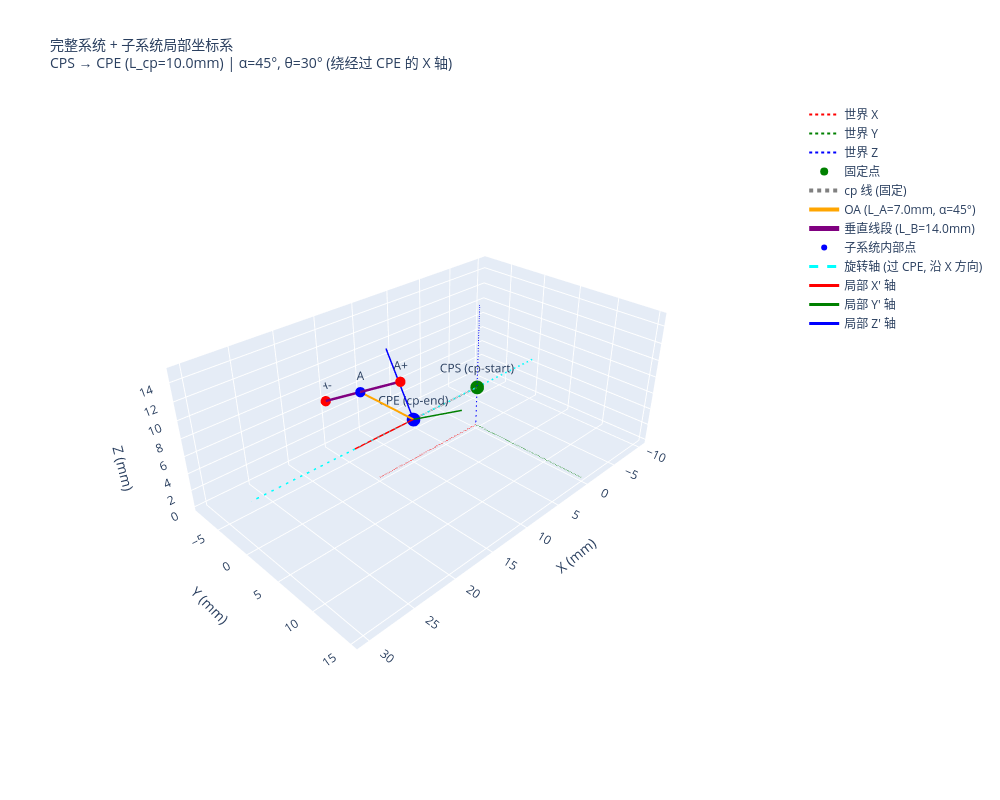

The notebook cell this image was saved under:
### Code cell
import numpy as np
import plotly.graph_objects as go

# ============================================================
# 系统参数（所有长度单位：mm）
# ============================================================

# 世界坐标系中的固定点
z0 = 5.0          # CPS 和 CPE 的 Z 坐标（相同高度）
L_cp = 10.0       # cp 线长度：CPS -> CPE 沿 +X 方向

CPS = np.array([0.0, 0.0, z0])   # cp-start (在 Z 轴上)
CPE = np.array([L_cp, 0.0, z0])  # cp-end (固定点，也是旋转轴上的点)

# rotate-sub-system 内部参数
L_A = 7.0         # OA 长度（CPE → A）
L_B = 14.0        # 经过 A 的垂直线段长度（对称于 ZX 平面）

# 角度参数
alpha_deg = 45    # OA 与局部 +Z 轴的夹角（在 ZX 平面内）
theta_deg = 30    # 子系统绕 X 轴（经过 CPE）的旋转角

alpha = np.deg2rad(alpha_deg)
theta = np.deg2rad(theta_deg)

# ============================================================
# 辅助函数
# ============================================================

def rot_x_matrix(angle_rad):
    """绕 X 轴旋转的 3x3 矩阵（右手定则）"""
    c = np.cos(angle_rad)
    s = np.sin(angle_rad)
    return np.array([
        [1, 0, 0],
        [0, c, -s],
        [0, s, c]
    ])

def rotate_around_X_through_point(points, point_on_axis, angle_rad):
    """
    绕经过 point_on_axis、方向为 X 轴的直线旋转
    points: (N, 3) 点集
    point_on_axis: 轴上一点（例如 CPE）
    """
    R = rot_x_matrix(angle_rad)
    points_rot = np.zeros_like(points)
    for i, p in enumerate(points):
        p_rel = p - point_on_axis
        p_rot_rel = R @ p_rel
        points_rot[i] = point_on_axis + p_rot_rel
    return points_rot

def get_local_axes(origin, theta_rad):
    """
    获取局部坐标系的三个轴方向（世界坐标中的向量）
    初始局部坐标系与世界对齐，然后绕经过 origin 的 X 轴旋转 theta
    返回: (X_axis, Y_axis, Z_axis) 每个都是 (3,) 向量（已归一化）
    """
    # 初始轴（与世界对齐）
    X_init = np.array([1, 0, 0])
    Y_init = np.array([0, 1, 0])
    Z_init = np.array([0, 0, 1])
    
    # 绕 X 轴旋转 theta
    R = rot_x_matrix(theta_rad)
    
    X_axis = R @ X_init
    Y_axis = R @ Y_init
    Z_axis = R @ Z_init
    
    return X_axis, Y_axis, Z_axis

# ============================================================
# 1. 构建局部坐标系中的点（初始状态，与世界对齐）
# ============================================================

# 点 A（在局部 ZX 平面内，Y=0）
xA = L_A * np.sin(alpha)
zA = L_A * np.cos(alpha)
A_local = np.array([xA, 0.0, zA])

# 垂直线段端点（经过 A，平行于 Y 轴，对称于 ZX 平面）
half_LB = L_B / 2.0
A_plus_local  = np.array([xA,  half_LB, zA])
A_minus_local = np.array([xA, -half_LB, zA])

# 所有局部点（相对于 CPE）
local_points = np.array([A_local, A_plus_local, A_minus_local])

# ============================================================
# 2. 平移到世界坐标（加上 CPE 的平移）
# ============================================================

points_world_init = local_points + CPE   # 初始世界坐标（未旋转）

# ============================================================
# 3. 应用旋转（绕经过 CPE 的 X 轴）
# ============================================================

points_rot = rotate_around_X_through_point(points_world_init, CPE, theta)

A_rot     = points_rot[0]
A_plus_rot  = points_rot[1]
A_minus_rot = points_rot[2]

# CPE 自身不变（因为它在轴上）
CPE_rot = CPE.copy()

# ============================================================
# 4. 获取局部坐标系的轴（世界坐标中的方向）
# ============================================================

X_local, Y_local, Z_local = get_local_axes(CPE, theta)

# 用于显示坐标轴的线段长度
axis_len = 8.0

# 局部 X' 轴（红色）：从 CPE 指向 X_local 方向
X_axis_line = go.Scatter3d(
    x=[CPE[0], CPE[0] + X_local[0] * axis_len],
    y=[CPE[1], CPE[1] + X_local[1] * axis_len],
    z=[CPE[2], CPE[2] + X_local[2] * axis_len],
    mode='lines',
    line=dict(color='red', width=3),
    name='局部 X\' 轴'
)

# 局部 Y' 轴（绿色）
Y_axis_line = go.Scatter3d(
    x=[CPE[0], CPE[0] + Y_local[0] * axis_len],
    y=[CPE[1], CPE[1] + Y_local[1] * axis_len],
    z=[CPE[2], CPE[2] + Y_local[2] * axis_len],
    mode='lines',
    line=dict(color='green', width=3),
    name='局部 Y\' 轴'
)

# 局部 Z' 轴（蓝色）
Z_axis_line = go.Scatter3d(
    x=[CPE[0], CPE[0] + Z_local[0] * axis_len],
    y=[CPE[1], CPE[1] + Z_local[1] * axis_len],
    z=[CPE[2], CPE[2] + Z_local[2] * axis_len],
    mode='lines',
    line=dict(color='blue', width=3),
    name='局部 Z\' 轴'
)

# ============================================================
# 5. 构建 Plotly 图形
# ============================================================

# ---- 世界坐标轴 ----
world_axis_lines = []
world_axis_colors = ['red', 'green', 'blue']
world_axis_labels = ['世界 X', '世界 Y', '世界 Z']
world_axis_ends = np.array([
    [15, 0, 0],
    [0, 15, 0],
    [0, 0, 15]
])
for i, end in enumerate(world_axis_ends):
    world_axis_lines.append(go.Scatter3d(
        x=[0, end[0]], y=[0, end[1]], z=[0, end[2]],
        mode='lines',
        line=dict(color=world_axis_colors[i], width=2, dash='dot'),
        name=f'{world_axis_labels[i]}'
    ))

# ---- CPS 和 CPE（固定） ----
fixed_points = go.Scatter3d(
    x=[CPS[0], CPE[0]],
    y=[CPS[1], CPE[1]],
    z=[CPS[2], CPE[2]],
    mode='markers+text',
    marker=dict(size=8, color=['green', 'blue']),
    text=['CPS (cp-start)', 'CPE (cp-end)'],
    textposition='top center',
    name='固定点'
)

# ---- cp 线（CPS → CPE） ----
cp_line = go.Scatter3d(
    x=[CPS[0], CPE[0]],
    y=[CPS[1], CPE[1]],
    z=[CPS[2], CPE[2]],
    mode='lines',
    line=dict(color='gray', width=4, dash='dot'),
    name='cp 线 (固定)'
)

# ---- OA 线段（CPE → A） ----
oa_line = go.Scatter3d(
    x=[CPE[0], A_rot[0]],
    y=[CPE[1], A_rot[1]],
    z=[CPE[2], A_rot[2]],
    mode='lines',
    line=dict(color='orange', width=4),
    name=f'OA (L_A={L_A}mm, α={alpha_deg}°)'
)

# ---- 经过 A 的垂直线段 ----
vert_line = go.Scatter3d(
    x=[A_plus_rot[0], A_minus_rot[0]],
    y=[A_plus_rot[1], A_minus_rot[1]],
    z=[A_plus_rot[2], A_minus_rot[2]],
    mode='lines',
    line=dict(color='purple', width=5),
    name=f'垂直线段 (L_B={L_B}mm)'
)

# ---- 关键点标记（A, A+, A-） ----
points_markers = go.Scatter3d(
    x=[A_rot[0], A_plus_rot[0], A_minus_rot[0]],
    y=[A_rot[1], A_plus_rot[1], A_minus_rot[1]],
    z=[A_rot[2], A_plus_rot[2], A_minus_rot[2]],
    mode='markers+text',
    marker=dict(size=6, color=['blue', 'red', 'red']),
    text=['A', 'A+', 'A-'],
    textposition='top center',
    name='子系统内部点'
)

# ---- 旋转轴可视化（经过 CPE 且沿 X 方向） ----
axis_length = 20
axis_start = CPE + np.array([-axis_length, 0, 0])
axis_end   = CPE + np.array([ axis_length, 0, 0])
rot_axis_line = go.Scatter3d(
    x=[axis_start[0], axis_end[0]],
    y=[axis_start[1], axis_end[1]],
    z=[axis_start[2], axis_end[2]],
    mode='lines',
    line=dict(color='cyan', width=3, dash='dash'),
    name='旋转轴 (过 CPE, 沿 X 方向)'
)

# ============================================================
# 6. 绘图
# ============================================================

fig = go.Figure(data=[
    *world_axis_lines,
    fixed_points,
    cp_line,
    oa_line,
    vert_line,
    points_markers,
    rot_axis_line,
    X_axis_line,
    Y_axis_line,
    Z_axis_line
])

fig.update_layout(
    title=dict(
        text=f'完整系统 + 子系统局部坐标系<br>'
             f'CPS → CPE (L_cp={L_cp}mm) | α={alpha_deg}°, θ={theta_deg}° '
             f'(绕经过 CPE 的 X 轴)',
        font=dict(size=14)
    ),
    scene=dict(
        xaxis_title='X (mm)',
        yaxis_title='Y (mm)',
        zaxis_title='Z (mm)',
        aspectmode='data',
        camera=dict(eye=dict(x=1.8, y=1.8, z=1.5))
    ),
    width=1000,
    height=800,
    showlegend=True
)

fig.show()

# ============================================================
# 7. 打印关键信息
# ============================================================
print("=" * 60)
print("系统参数：")
print(f"  CPS = {CPS}")
print(f"  CPE = {CPE} (固定，在旋转轴上)")
print(f"  L_cp = {L_cp} mm")
print(f"  L_A = {L_A} mm")
print(f"  L_B = {L_B} mm")
print(f"  α = {alpha_deg}°")
print(f"  θ = {theta_deg}°")
print("=" * 60)
print("旋转后的点坐标：")
print(f"  A   = {A_rot}")
print(f"  A+  = {A_plus_rot}")
print(f"  A-  = {A_minus_rot}")
print("=" * 60)
print("局部坐标系轴方向（在世界坐标中）：")
print(f"  X' = {X_local}")
print(f"  Y' = {Y_local}")
print(f"  Z' = {Z_local}")
print("=" * 60)
print("注意：")
print("  - 世界坐标轴为虚线（红X, 绿Y, 蓝Z）")
print("  - 子系统局部坐标轴为实线（红X', 绿Y', 蓝Z'）")
print("  - 旋转轴（青色虚线）经过 CPE，方向沿 X 轴")
print("  - OA 在局部 ZX' 平面内（Y'=0）")

### Figure 1 — Plotly figure (JSON) as saved in the notebook; plotly's stock layout.template omitted (floating-point values rounded to 4 significant figures)
{"data": [{"line": {"color": "red", "dash": "dot", "width": 2}, "mode": "lines", "name": "世界 X", "type": "scatter3d", "x": [0, 15], "y": [0, 0], "z": [0, 0]}, {"line": {"color": "green", "dash": "dot", "width": 2}, "mode": "lines", "name": "世界 Y", "type": "scatter3d", "x": [0, 0], "y": [0, 15], "z": [0, 0]}, {"line": {"color": "blue", "dash": "dot", "width": 2}, "mode": "lines", "name": "世界 Z", "type": "scatter3d", "x": [0, 0], "y": [0, 0], "z": [0, 15]}, {"marker": {"color": ["green", "blue"], "size": 8}, "mode": "markers+text", "name": "固定点", "text": ["CPS (cp-start)", "CPE (cp-end)"], "textposition": "top center", "type": "scatter3d", "x": [0, 10], "y": [0, 0], "z": [5, 5]}, {"line": {"color": "gray", "dash": "dot", "width": 4}, "mode": "lines", "name": "cp 线 (固定)", "type": "scatter3d", "x": [0, 10], "y": [0, 0], "z": [5, 5]}, {"line": {"color": "orange", "width": 4}, "mode": "lines", "name": "OA (L_A=7.0mm, α=45°)", "type": "scatter3d", "x": [10, 14.95], "y": [0, -2.475], "z": [5, 9.287]}, {"line": {"color": "purple", "width": 5}, "mode": "lines", "name": "垂直线段 (L_B=14.0mm)", "type": "scatter3d", "x": [14.95, 14.95], "y": [3.587, -8.537], "z": [12.79, 5.787]}, {"marker": {"color": ["blue", "red", "red"], "size": 6}, "mode": "markers+text", "name": "子系统内部点", "text": ["A", "A+", "A-"], "textposition": "top center", "type": "scatter3d", "x": [14.95, 14.95, 14.95], "y": [-2.475, 3.587, -8.537], "z": [9.287, 12.79, 5.787]}, {"line": {"color": "cyan", "dash": "dash", "width": 3}, "mode": "lines", "name": "旋转轴 (过 CPE, 沿 X 方向)", "type": "scatter3d", "x": [-10, 30], "y": [0, 0], "z": [5, 5]}, {"line": {"color": "red", "width": 3}, "mode": "lines", "name": "局部 X' 轴", "type": "scatter3d", "x": [10, 18], "y": [0, 0], "z": [5, 5]}, {"line": {"color": "green", "width": 3}, "mode": "lines", "name": "局部 Y' 轴", "type": "scatter3d", "x": [10, 10], "y": [0, 6.928], "z": [5, 9]}, {"line": {"color": "blue", "width": 3}, "mode": "lines", "name": "局部 Z' 轴", "type": "scatter3d", "x": [10, 10], "y": [0, -4.0], "z": [5, 11.93]}], "layout": {"height": 800, "scene": {"aspectmode": "data", "camera": {"eye": {"x": 1.8, "y": 1.8, "z": 1.5}}, "xaxis": {"title": {"text": "X (mm)"}}, "yaxis": {"title": {"text": "Y (mm)"}}, "zaxis": {"title": {"text": "Z (mm)"}}}, "showlegend": true, "title": {"font": {"size": 14}, "text": "完整系统 + 子系统局部坐标系<br>CPS → CPE (L_cp=10.0mm) | α=45°, θ=30° (绕经过 CPE 的 X 轴)"}, "width": 1000}}
